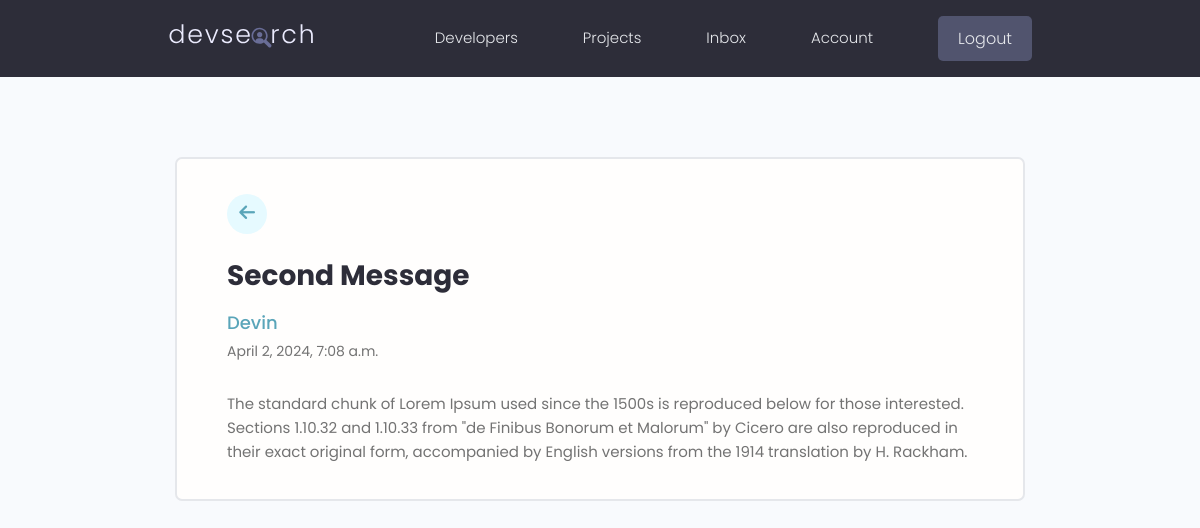
The app's page /message/1b6018eb-2ddd-4085-bc4a-428bcc259cec/ (signed in) with its own data.
### users/models.py (models this page shows, shortened)
class Message(models.Model):
    sender = models.ForeignKey(Profile, on_delete=models.SET_NULL, null=True)
    recipient = models.ForeignKey(
        Profile, on_delete=models.SET_NULL, null=True, related_name="messages"
    )
    name = models.CharField(max_length=200, null=True, blank=True)
    email = models.EmailField(max_length=200, null=True, blank=True)
    subject = models.CharField(max_length=200, null=True, blank=True)
    body = models.TextField()
    is_read = models.BooleanField(default=False, null=True)
    created = models.DateTimeField(auto_now_add=True)
    id = models.UUIDField(
        default=uuid.uuid4, unique=True, primary_key=True, editable=False
    )
    class Meta:
        ordering = ["is_read", "-created"]

### users/views.py (the view)
# urls.py: path("message/<str:pk>/", views.viewMessage, name="message"),
@login_required(login_url="login")
def viewMessage(request, pk):
    profile = request.user.profile
    message = profile.messages.get(id=pk)
    if message.is_read == False:
        message.is_read = True
        message.save()
    context = {"message": message}
    return render(request, "users/message.html", context)

### users/templates/users/message.html
{% extends 'main.html' %}
{% block content %}
 <main class="messagePage my-xl">
    <div class="content-box">
      <div class="message">
        <a class="backButton" href="{% url 'inbox' %}"><i class="fa-solid fa-arrow-left"></i></a>
        <h2 class="message__subject">{{message.subject}}</h4>
          {% if message.sender %}
          <a href="{% url 'user-profile' message.sender.id %}" class="message__author">{{message.name}}</a>
          {% else %}
          <p class="message__author">{{message.name}}</p>
          {% endif %}
          <p class="message__date">{{message.created}}</p>
          <div class="message__body">{{message.body|linebreaksbr}}</div>
      </div>
    </div>
  </main>
{% endblock content %}

### static/styles/app.css (style rules this page uses)
:root { --color-sub: #2d2d39; }
.content-box { width: 95%; max-width: 85rem; margin: 0 auto; }
.message { padding: 2.5rem 0; }
.message > a { display: flex; gap: 1rem; }
.message__author, .message__date { flex-basis: 25%; }
.message__subject { flex-basis: 50%; }
.message__date { text-align: right; }
.messagePage .message { list-style: none; background: var(--color-white); padding: 3.5rem 5rem; border: 2px solid var(--color-light); border-radius: 0.7rem; }
.messagePage .message__subject { font-size: 2.8rem; color: var(--color-sub); margin-bottom: 1rem; margin-top: 2rem; }
.messagePage .message__author { font-size: 1.8rem; font-weight: 500; }
.messagePage .message__date { font-size: 1.4rem; font-weight: 400; text-align: left; margin-bottom: 3rem; }
.backButton { background: var(--color-main-light); color: var(--color-main); width: 4rem; height: 4rem; display: flex; align-items: center; justify-content: center; border-radius: 50%; }
.backButton i { font-size: 1.8rem; }

### static/uikit/styles/modules/_variables.css (style rules this page uses)
:root { --color-main: #5aa5b9; --color-main-light: #e6faff; --color-sub: #3f4156; --color-sub-light: #51546e; --color-sub-lighter: #ededfd; --color-text: #737373; --color-gray: #8b8b8b; --color-light: #e5e7eb; --color-light-gray: #767676; --color-bg: #f8fafd; --color-white: #fffefd; --color-white-light: #f3f3f3; --color-success: #359e64; --color-success-bg: #def8e8; --color-error: #fc4b0b; --color-error-bg: #fff2ee; --font-base: 'Poppins', arial, helvetica, 'Segoe UI', roboto, ubuntu, sans-serif; --font-monospace: 'Fira Code', 'Courier New', courier, monospace; --font-regular: 300; --font-medium: 500; --font-bold: 700; --generic-shadow: 1px 1px 5px #00000010; --generic-transition: all 0.3s ease-in-out; }

### static/uikit/styles/modules/_base.css (style rules this page uses)
* { margin: 0; padding: 0; box-sizing: border-box; text-rendering: optimizeLegibility; color: inherit; font-size: inherit; }
html { font-size: 50%; }
@media only screen and (min-width: 480px) { html { font-size: 56.25%; } }
@media only screen and (min-width: 1200px) { html { font-size: 62.5%; } }
body { line-height: 1.6; font-weight: 400; font-size: 1.5rem; color: var(--color-text); background-color: var(--color-bg); min-height: 100vh; }

### static/uikit/styles/modules/_typography.css (style rules this page uses)
* { font-family: var(--font-base); }
h2 { font-size: 3.6rem; font-weight: var(--font-bold); }
p, span, strong { font-size: 1.6rem; color: var(--color-text); font-weight: var(--font-regular); }
a { padding-bottom: 2px; text-decoration: none; display: inline-block; color: var(--color-main); font-weight: var(--font-medium); }

### static/uikit/styles/modules/_utilities.css (style rules this page uses)
.my-xl { margin: 8rem auto; }

### records on screen
Message: subject "Second Message", name "Devin", created "April 2, 2024, 7:08 a.m.", body "The standard chunk of Lorem Ipsum used since the 1500s is reproduced below for those interested. Sections 1.10.32 and 1.10.33 from \"de Finibus Bonorum et Malorum\" by Cicero are also reproduced in their exact original form, accompanied by English versions from the 1914 translation by H. Rackham."
